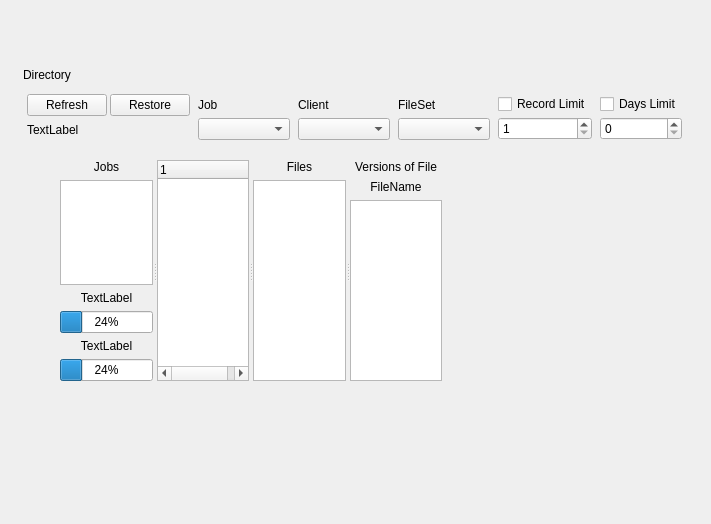
<ui version="4.0" >
 <class>restoreTreeForm</class>
 <widget class="QWidget" name="restoreTreeForm" >
  <property name="geometry" >
   <rect>
    <x>0</x>
    <y>0</y>
    <width>711</width>
    <height>524</height>
   </rect>
  </property>
  <property name="windowTitle" >
   <string>Form</string>
  </property>
  <widget class="QSplitter" name="splitter" >
   <property name="geometry" >
    <rect>
     <x>60</x>
     <y>160</y>
     <width>382</width>
     <height>221</height>
    </rect>
   </property>
   <property name="orientation" >
    <enum>Qt::Horizontal</enum>
   </property>
   <widget class="QWidget" name="layoutWidget" >
    <layout class="QVBoxLayout" >
     <property name="margin" >
      <number>0</number>
     </property>
     <property name="spacing" >
      <number>6</number>
     </property>
     <item>
      <widget class="QLabel" name="jobTabelLabel" >
       <property name="text" >
        <string>Jobs</string>
       </property>
       <property name="alignment" >
        <set>Qt::AlignCenter</set>
       </property>
      </widget>
     </item>
     <item>
      <widget class="QTableWidget" name="jobTable" />
     </item>
     <item>
      <widget class="QLabel" name="prLabel1" >
       <property name="text" >
        <string>TextLabel</string>
       </property>
       <property name="alignment" >
        <set>Qt::AlignCenter</set>
       </property>
      </widget>
     </item>
     <item>
      <widget class="QProgressBar" name="prBar1" >
       <property name="enabled" >
        <bool>true</bool>
       </property>
       <property name="value" >
        <number>24</number>
       </property>
       <property name="orientation" >
        <enum>Qt::Horizontal</enum>
       </property>
      </widget>
     </item>
     <item>
      <widget class="QLabel" name="prLabel2" >
       <property name="text" >
        <string>TextLabel</string>
       </property>
       <property name="alignment" >
        <set>Qt::AlignCenter</set>
       </property>
      </widget>
     </item>
     <item>
      <widget class="QProgressBar" name="prBar2" >
       <property name="enabled" >
        <bool>true</bool>
       </property>
       <property name="value" >
        <number>24</number>
       </property>
       <property name="orientation" >
        <enum>Qt::Horizontal</enum>
       </property>
      </widget>
     </item>
    </layout>
   </widget>
   <widget class="QTreeWidget" name="directoryTree" />
   <widget class="QWidget" name="layoutWidget_1" >
    <layout class="QVBoxLayout" >
     <property name="margin" >
      <number>0</number>
     </property>
     <property name="spacing" >
      <number>6</number>
     </property>
     <item>
      <widget class="QLabel" name="fileLabel" >
       <property name="text" >
        <string>Files</string>
       </property>
       <property name="alignment" >
        <set>Qt::AlignCenter</set>
       </property>
      </widget>
     </item>
     <item>
      <widget class="QTableWidget" name="fileTable" />
     </item>
    </layout>
   </widget>
   <widget class="QWidget" name="layoutWidget_2" >
    <layout class="QVBoxLayout" >
     <property name="margin" >
      <number>0</number>
     </property>
     <property name="spacing" >
      <number>6</number>
     </property>
     <item>
      <widget class="QLabel" name="versionLabel" >
       <property name="text" >
        <string>Versions of File</string>
       </property>
       <property name="alignment" >
        <set>Qt::AlignCenter</set>
       </property>
      </widget>
     </item>
     <item>
      <widget class="QLabel" name="versionFileLabel" >
       <property name="text" >
        <string>FileName</string>
       </property>
       <property name="alignment" >
        <set>Qt::AlignCenter</set>
       </property>
      </widget>
     </item>
     <item>
      <widget class="QTableWidget" name="versionTable" />
     </item>
    </layout>
   </widget>
  </widget>
  <widget class="QWidget" native="1" name="widget" >
   <property name="geometry" >
    <rect>
     <x>20</x>
     <y>59</y>
     <width>669</width>
     <height>95</height>
    </rect>
   </property>
   <property name="maximumSize" >
    <size>
     <width>900</width>
     <height>95</height>
    </size>
   </property>
   <layout class="QGridLayout" >
    <property name="margin" >
     <number>3</number>
    </property>
    <property name="spacing" >
     <number>2</number>
    </property>
    <item row="1" column="0" >
     <layout class="QHBoxLayout" >
      <property name="margin" >
       <number>2</number>
      </property>
      <property name="spacing" >
       <number>4</number>
      </property>
      <item>
       <layout class="QGridLayout" >
        <property name="margin" >
         <number>2</number>
        </property>
        <property name="spacing" >
         <number>3</number>
        </property>
        <item row="0" column="0" >
         <widget class="QPushButton" name="refreshButton" >
          <property name="text" >
           <string>Refresh</string>
          </property>
          <property name="icon" >
           <iconset resource="../main.qrc" >:/images/view-refresh.png</iconset>
          </property>
         </widget>
        </item>
        <item row="1" column="0" colspan="2" >
         <widget class="QLabel" name="refreshLabel" >
          <property name="text" >
           <string>TextLabel</string>
          </property>
         </widget>
        </item>
        <item row="0" column="1" >
         <widget class="QPushButton" name="restoreButton" >
          <property name="text" >
           <string>Restore</string>
          </property>
          <property name="icon" >
           <iconset resource="../main.qrc" >:/images/restore.png</iconset>
          </property>
         </widget>
        </item>
       </layout>
      </item>
      <item>
       <layout class="QVBoxLayout" >
        <property name="margin" >
         <number>2</number>
        </property>
        <property name="spacing" >
         <number>3</number>
        </property>
        <item>
         <widget class="QLabel" name="jobLabel" >
          <property name="text" >
           <string>Job</string>
          </property>
         </widget>
        </item>
        <item>
         <widget class="QComboBox" name="jobCombo" >
          <property name="sizePolicy" >
           <sizepolicy>
            <hsizetype>7</hsizetype>
            <vsizetype>0</vsizetype>
            <horstretch>0</horstretch>
            <verstretch>0</verstretch>
           </sizepolicy>
          </property>
          <property name="toolTip" >
           <string>Job List Job Criterion Selector</string>
          </property>
          <property name="statusTip" >
           <string>Job List Job Criterion Selector</string>
          </property>
         </widget>
        </item>
       </layout>
      </item>
      <item>
       <layout class="QVBoxLayout" >
        <property name="margin" >
         <number>2</number>
        </property>
        <property name="spacing" >
         <number>3</number>
        </property>
        <item>
         <widget class="QLabel" name="clientLabel" >
          <property name="text" >
           <string>Client</string>
          </property>
         </widget>
        </item>
        <item>
         <widget class="QComboBox" name="clientCombo" >
          <property name="sizePolicy" >
           <sizepolicy>
            <hsizetype>7</hsizetype>
            <vsizetype>0</vsizetype>
            <horstretch>0</horstretch>
            <verstretch>0</verstretch>
           </sizepolicy>
          </property>
          <property name="toolTip" >
           <string>Job List Client Criterion Selector</string>
          </property>
          <property name="statusTip" >
           <string>Job List Client Criterion Selector</string>
          </property>
         </widget>
        </item>
       </layout>
      </item>
      <item>
       <layout class="QVBoxLayout" >
        <property name="margin" >
         <number>2</number>
        </property>
        <property name="spacing" >
         <number>3</number>
        </property>
        <item>
         <widget class="QLabel" name="fileSetLabel" >
          <property name="text" >
           <string>FileSet</string>
          </property>
         </widget>
        </item>
        <item>
         <widget class="QComboBox" name="fileSetCombo" >
          <property name="sizePolicy" >
           <sizepolicy>
            <hsizetype>7</hsizetype>
            <vsizetype>0</vsizetype>
            <horstretch>0</horstretch>
            <verstretch>0</verstretch>
           </sizepolicy>
          </property>
          <property name="toolTip" >
           <string>Job List Fileset Criterion Selector</string>
          </property>
          <property name="statusTip" >
           <string>Job List Fileset Criterion Selector</string>
          </property>
         </widget>
        </item>
       </layout>
      </item>
      <item>
       <layout class="QVBoxLayout" >
        <property name="margin" >
         <number>2</number>
        </property>
        <property name="spacing" >
         <number>3</number>
        </property>
        <item>
         <widget class="QCheckBox" name="limitCheckBox" >
          <property name="text" >
           <string>Record Limit</string>
          </property>
         </widget>
        </item>
        <item>
         <widget class="QSpinBox" name="limitSpinBox" >
          <property name="maximum" >
           <number>10000</number>
          </property>
          <property name="minimum" >
           <number>1</number>
          </property>
          <property name="singleStep" >
           <number>25</number>
          </property>
         </widget>
        </item>
       </layout>
      </item>
      <item>
       <layout class="QVBoxLayout" >
        <property name="margin" >
         <number>2</number>
        </property>
        <property name="spacing" >
         <number>3</number>
        </property>
        <item>
         <widget class="QCheckBox" name="daysCheckBox" >
          <property name="text" >
           <string>Days Limit</string>
          </property>
         </widget>
        </item>
        <item>
         <widget class="QSpinBox" name="daysSpinBox" >
          <property name="singleStep" >
           <number>7</number>
          </property>
         </widget>
        </item>
       </layout>
      </item>
     </layout>
    </item>
    <item row="0" column="0" >
     <widget class="QLabel" name="directoryLabel" >
      <property name="sizePolicy" >
       <sizepolicy>
        <hsizetype>5</hsizetype>
        <vsizetype>0</vsizetype>
        <horstretch>0</horstretch>
        <verstretch>0</verstretch>
       </sizepolicy>
      </property>
      <property name="cursor" >
       <cursor>13</cursor>
      </property>
      <property name="text" >
       <string>Directory</string>
      </property>
     </widget>
    </item>
   </layout>
  </widget>
  <action name="actionSelectDirectory" >
   <property name="icon" >
    <iconset/>
   </property>
   <property name="text" >
    <string>Select Directory</string>
   </property>
  </action>
  <action name="actionUnselectDirectory" >
   <property name="icon" >
    <iconset/>
   </property>
   <property name="text" >
    <string>UnselectDirectory</string>
   </property>
  </action>
 </widget>
 <resources>
  <include location="../main.qrc" />
 </resources>
 <connections/>
</ui>
